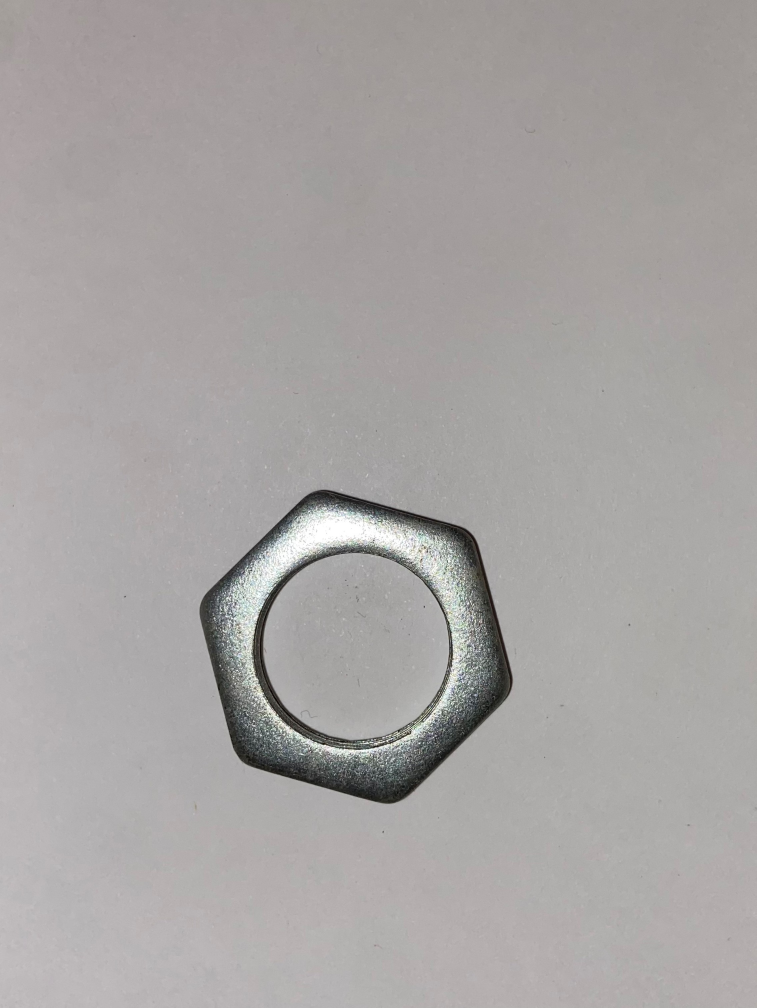
#> input picture Procesamiento_de_Imagenes/backup_muestra/imagen(1).jpg, 2269 x 3023 px, given as the content of the folder Procesamiento_de_Imagenes/imagenes, which was not available (shown at 1/3 size)
$ python procesamiento_imagen.py
#> lines starting #> are read from the running program, lines starting #| are printed output that depends on the picture; after the words box and inside, x2 and y2 are one past the last pixel; in counts of white or black regions, pixels touching at a corner belong together; pictures that were not available may be replaced by others from this repository, and a replacement may not be noted
import os
import cv2
import math
import pandas as pd
import numpy as np

class ProcesamientoImagen:

    def __init__(self, dimensiones=(300, 400)):
        self.dimensiones = dimensiones
        self.imagenes = []
        self.tabla_datos = pd.DataFrame()
        self.name = []

    def crear_csv(self, nombre_archivo): # Guarda el DataFrame en un archivo CSV sin índices
        carpeta_destino = os.path.join(os.getcwd(), "Procesamiento_de_imagenes") # Ruta completa de la carpeta "Procesamiento de imagenes"
        if not os.path.exists(carpeta_destino):
            os.makedirs(carpeta_destino)
        ruta_archivo = os.path.join(carpeta_destino, nombre_archivo) # Ruta completa del archivo CSV
        self.tabla_datos.to_csv(ruta_archivo, sep=';', index=False)


    def leer_imagenes(self, carpeta): # Lee las imágenes de una carpeta y las almacena en self.imagenes
#> called with carpeta = 'Procesamiento_de_Imagenes/imagenes'
        name_im = os.listdir(carpeta) # Lista con los nombres de las imágenes, obtenidos desde la carpeta donde se encuentran
        for i in name_im:
            path = os.path.join(carpeta, i) # Ruta completa de la imagen
            self.imagenes.append(cv2.imread(path))
            indice = i.index('(')
            nombre = i[0:indice]
            self.name.append(nombre)

    def leer_imagen(self, path):   # Lee una única imagen desde la ruta especificada y la almacena en self.imagenes
        self.imagenes = cv2.imread(path)

    def procesarImagen(self, modo):
        # Dimensiones de redimensionamiento
#> called with modo = 1
        n_col = self.dimensiones[0]
        n_fil = self.dimensiones[1]

        if modo == 1:                   # Procesa todas las imágenes de la lista
            imagenes = self.imagenes[:]
#> imagenes = 1 item
            self.imagenes = []
            for i in imagenes:
                i = cv2.resize(i, (n_col, n_fil))  # Redimensiona la imagen
                im = cv2.cvtColor(i, cv2.COLOR_BGR2GRAY)  # Convierte la imagen a escala de grises
                im = cv2.GaussianBlur(im, (5, 5), 0) # Aplica el filtro gaussiano
                im = cv2.Canny(im, 50, 150)  # Detecta los bordes en la imagen utilizando el algoritmo de Canny
                im = cv2.dilate(im, None, iterations=1)  # Dilata los bordes
                im = cv2.erode(im, None, iterations=1)# Erosion de los bordes
                self.imagenes.append(im)
#> this loop made 1 pass
#> pass 1, in procesarImagen, `i = cv2.resize(i, (n_col, n_fil))`:
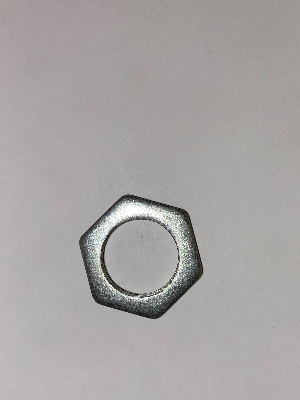
#> i: shape (400, 300, 3); mean of channels 0, 1, 2 163.1, 164.1, 167.4; drawn as B, G, R
#> pass 1, in procesarImagen, `im = cv2.GaussianBlur(im, (5, 5), 0)`:
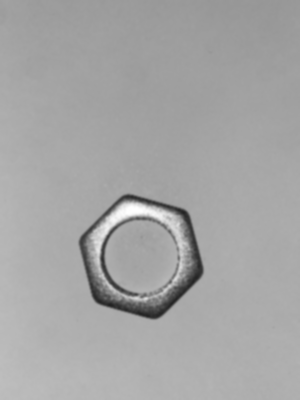
#> im: shape (400, 300); min 33, max 255, mean 165
#> pass 1, in procesarImagen, `im = cv2.Canny(im, 50, 150)`:
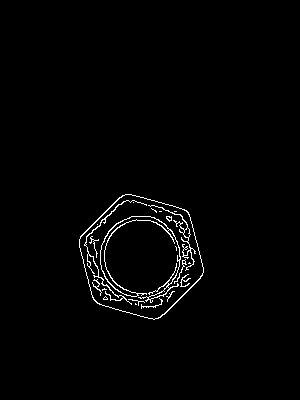
#> im: shape (400, 300); 1.6% white in thin lines or dots, all inside (x1, y1, x2, y2) = (79, 194, 204, 320)
#> after the loop, self.imagenes = 1 item

        else:                           # Procesa una única imagen
            self.imagenes = cv2.resize(self.imagenes, (n_col, n_fil))
            self.imagenes = cv2.cvtColor(self.imagenes, cv2.COLOR_BGR2GRAY)
            self.imagenes = cv2.GaussianBlur(self.imagenes, (5, 5), 0)
            self.imagenes = cv2.Canny(self.imagenes, 50, 150)
            self.imagenes = cv2.dilate(self.imagenes, None, iterations=1)
            self.imagenes = cv2.erode(self.imagenes, None, iterations=1)

    def hu_momentos(self, i):        # Calcula los momentos Hu de una imagen y los normaliza
        momentos = cv2.HuMoments(cv2.moments(i))
        for j in range(7):
            momentos[j] = round(-1 * math.copysign(1.0, momentos[j]) * math.log10(abs(momentos[j])), 2) # Normaliza los momentos Hu
        return momentos

    def rasgos_geometricos(self, i):
        # Encuentra los contornos en la imagen
        (contornos, _) = cv2.findContours(i.copy(), cv2.RETR_EXTERNAL, cv2.CHAIN_APPROX_SIMPLE)
        area = 0
        perimetro = 0
        draw = np.zeros((i.shape[0], i.shape[1], 3), dtype=np.uint8)
        im4 = cv2.drawContours(draw, contornos, -1, (255, 255, 0), 5)

        esbeltez_max = 0  # Variable para almacenar la máxima esbeltez encontrada

        for cnt in contornos:
            # Calcula el área y el perímetro de cada contorno
            area += cv2.contourArea(cnt)
            perimetro += cv2.arcLength(cnt, True)

            # Calcula la esbeltez del contorno actual
            rectangulo = cv2.minAreaRect(cnt)
            (x, y), (ancho, alto), angulo = rectangulo
            if ancho > alto:
                esbeltez = ancho / alto
            else:
                esbeltez = alto / ancho

            if esbeltez > esbeltez_max:
                esbeltez_max = esbeltez


        # Calcula la circularidad
        circularidad = 4 * math.pi * area / (perimetro ** 2)

        # Calcula la convexidad
        hull = cv2.convexHull(cnt)
        area_hull = cv2.contourArea(hull)
        convexidad = area / area_hull

        return circularidad, convexidad, esbeltez_max


    def caracteristicas(self, modo, nombre_archivo):  # Extrae las características de las imágenes y las almacena en self.tabla_datos
        self.procesarImagen(modo)
        if modo == 1:
            for i, img in enumerate(self.imagenes):
                momento = self.hu_momentos(img)
                circularidad, convexidad, esbeltez = self.rasgos_geometricos(img)
                caracteristicas = {
                    'momento1': momento[0],
                    'momento2': momento[1],
                    'momento3': momento[2],
                    'momento4': momento[3],
                    'momento5': momento[4],
                    'momento6': momento[5],
                    'momento7': momento[6],
                    'circularidad': circularidad,
                    'convexidad': convexidad,
                    'esbeltez': esbeltez,
                    'nombre': self.name[i]
                }
                self.tabla_datos = pd.concat([self.tabla_datos, pd.DataFrame(caracteristicas)], ignore_index=True)
#> this loop made 1 pass
#> pass 1, in rasgos_geometricos, `im4 = cv2.drawContours(draw, contornos, -1, (255, 255, 0), 5)`:
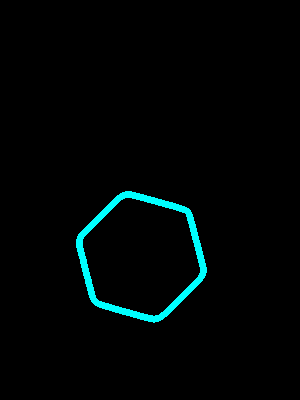
#> im4: shape (400, 300, 3); mean of channels 0, 1, 2 5.5, 5.5, 0; drawn as B, G, R

        else:
            momento = self.hu_momentos(self.imagenes)
            circularidad, convexidad, esbeltez = self.rasgos_geometricos(self.imagenes)
            caracteristicas = {
                'momento1': momento[0],
                'momento2': momento[1],
                'momento3': momento[2],
                'momento4': momento[3],
                'momento5': momento[4],
                'momento6': momento[5],
                'momento7': momento[6],
                'circularidad': circularidad,
                'convexidad': convexidad,
                'esbeltez': esbeltez,
                'nombre': self.name
            }
            self.tabla_datos = pd.concat([self.tabla_datos, pd.DataFrame(caracteristicas)], ignore_index=True)

        # Crea el archivo CSV con las características
        self.crear_csv(nombre_archivo)
#> (printed output is left out)

    def guardar_imagenes_procesadas(self, carpeta_destino):
        # Crea la carpeta de destino si no existe
        if not os.path.exists(carpeta_destino):
            os.makedirs(carpeta_destino)

        # Guarda las imágenes procesadas en la carpeta de destino
        for i, img in enumerate(self.imagenes):
            nombre_imagen = f"imagen_{i}.jpg"  # Nombre de archivo para la imagen procesada
            ruta_destino = os.path.join(carpeta_destino, nombre_imagen)
            cv2.imwrite(ruta_destino, img)
#> this loop made 1 pass
#> nombre_imagen on pass 1: 'imagen_0.jpg'
#> pass 1, in guardar_imagenes_procesadas, `cv2.imwrite(ruta_destino, img)`:
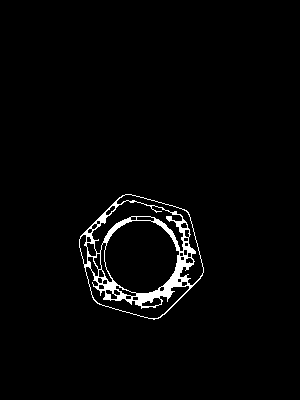
#> saved as imagen_0.jpg: shape (400, 300); 2.4% white; 1 white region, box (x1, y1, x2, y2) and area: (79, 194, 204, 320) 2883

        print(f"Imágenes procesadas guardadas en la carpeta: {carpeta_destino}")
#| Imágenes procesadas guardadas en la carpeta: Procesamiento de Imagenes/imagenes_procesadas


if __name__ == '__main__':
    carpeta_imagenes = "Procesamiento_de_Imagenes/imagenes"
    procesamiento = ProcesamientoImagen()
    procesamiento.leer_imagenes(carpeta_imagenes)
    procesamiento.caracteristicas(modo=1, nombre_archivo ='caracteristicas_imagenes.csv')
    print(procesamiento.tabla_datos)
    procesamiento.guardar_imagenes_procesadas("Procesamiento de Imagenes/imagenes_procesadas")

    carpeta_muestra = "Procesamiento_de_Imagenes/imagenes_muestra"
    procesamiento_muestra = ProcesamientoImagen()
    procesamiento_muestra.leer_imagenes(carpeta_muestra)
    procesamiento_muestra.caracteristicas(modo=1, nombre_archivo='caracteristicas_muestras.csv')
#> the loop in procesarImagen (call 2), `for i in imagenes:` made 1 pass
#> pass 1, in procesarImagen (call 2), `im = cv2.dilate(im, None, iterations=1)`:
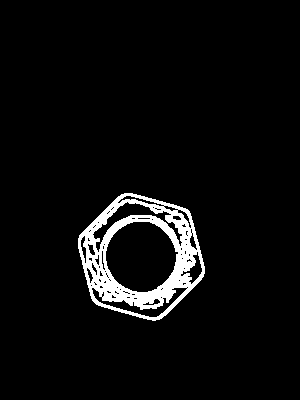
#> im: shape (400, 300); 4.8% white; 1 white region, box (x1, y1, x2, y2) and area: (78, 193, 205, 321) 5806
#> the loop in caracteristicas (call 2), `for i, img in enumerate(self.imagenes):` made 1 pass
    print(procesamiento_muestra.tabla_datos, "\n")
#> (printed output is left out)

    carpeta_cajas = "Procesamiento_de_Imagenes/imagenes_cajas"
    procesamiento_cajas = ProcesamientoImagen()
    procesamiento_cajas.leer_imagenes(carpeta_cajas)
    procesamiento_cajas.caracteristicas(modo=1, nombre_archivo='caracteristicas_cajas.csv')
    print(procesamiento_cajas.tabla_datos)
#> (printed output is left out)
